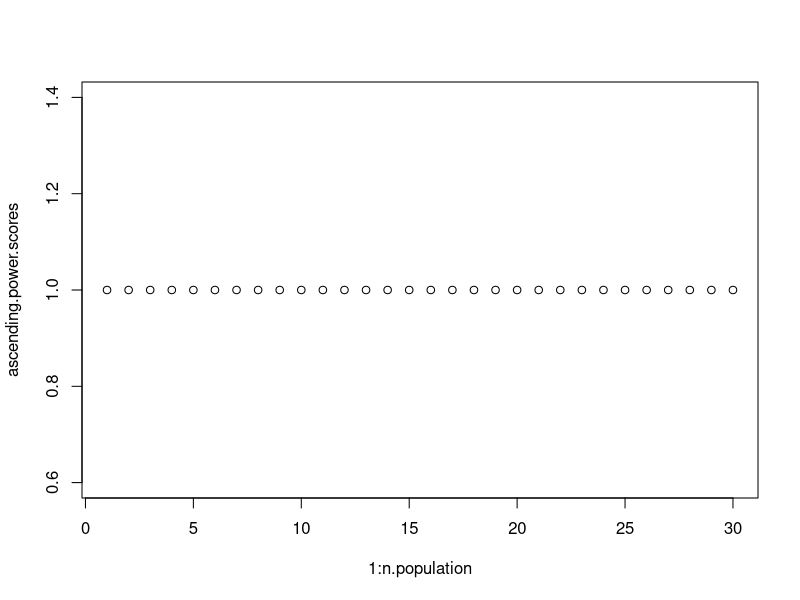
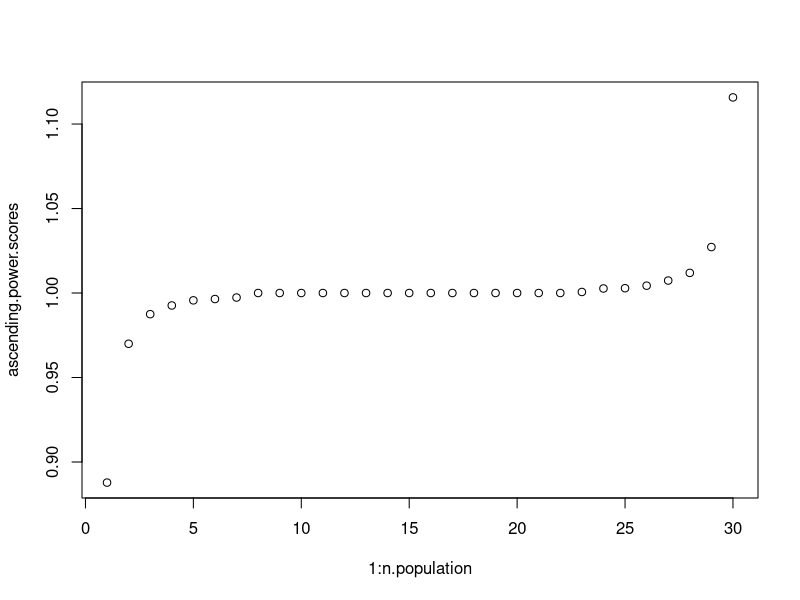
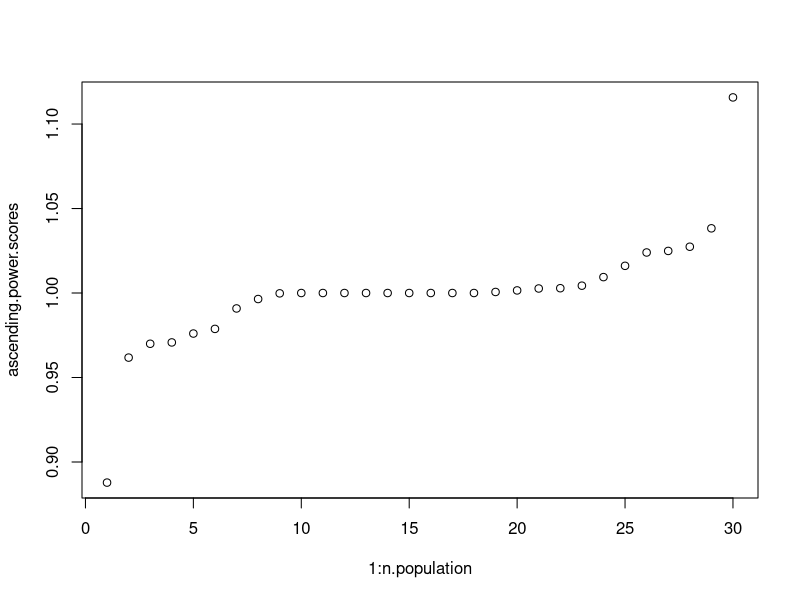
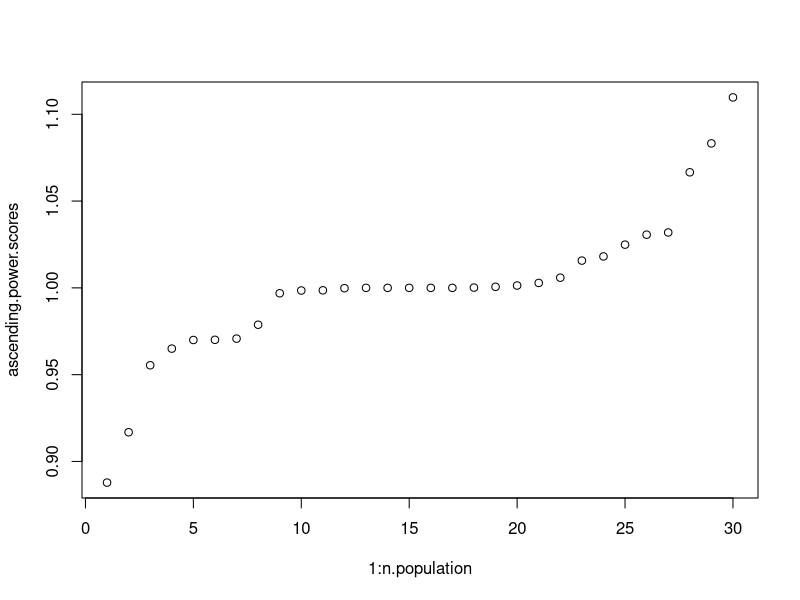
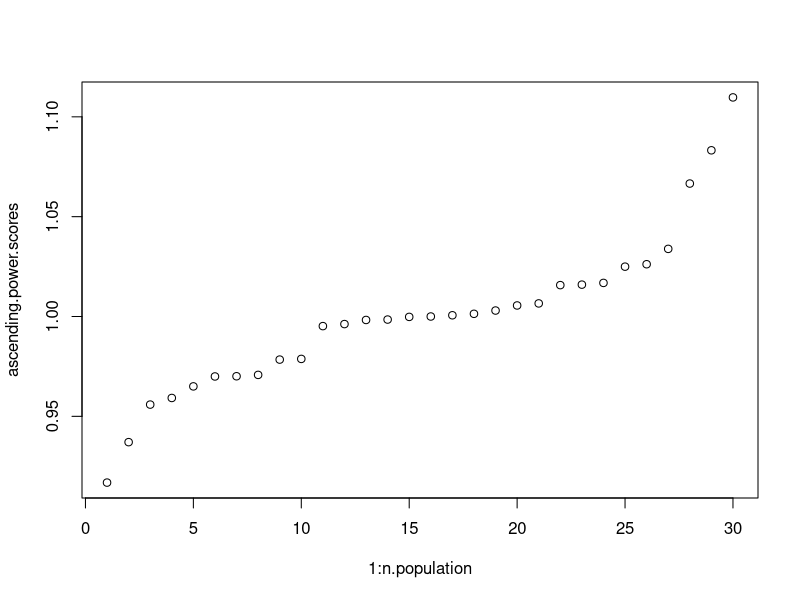
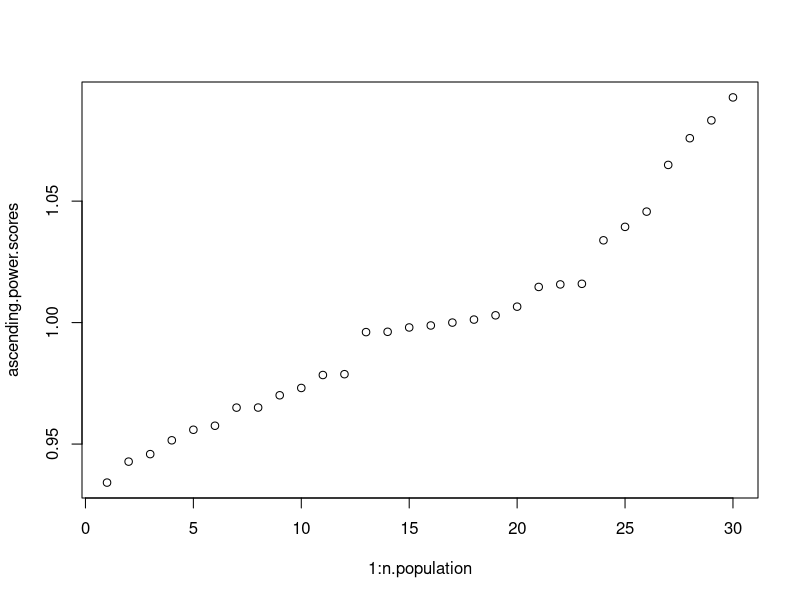
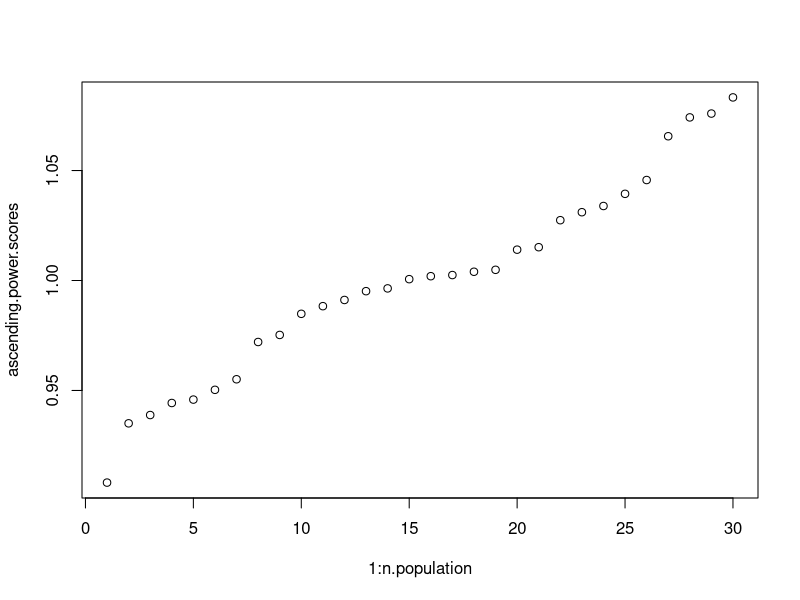
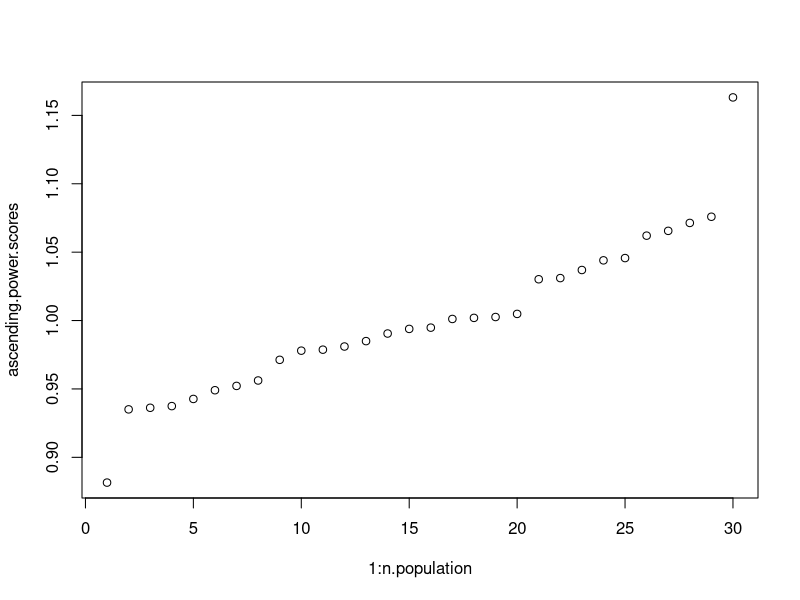

Write R code to recreate these figures, in order.
# this is a simplified version of the radicalization model

library(dplyr)
library(ggplot2)

n.population <- 30  #size of population

prob.success.of.take.sd <- 3 # the standard deviation of the normal curve centered at the difference between two peoples power levels

initial.chance.encounter <- 0.01
initial.take.sd <- 0.01
mutation.sd <- 0.01

selection.cutoff <- 5
mutation.cutoff <- 0.8

power.score.index <- (n.population * 2) + 1

# This function instantiates the origional matrix
initial.population.simple <- function(){
  
  power.vector <- c(rep(1, n.population))
  
  chance.encoutner.vector <- rep(initial.chance.encounter, n.population * n.population)
  
  initial.take.sd.vector <- rep(initial.take.sd, n.population * n.population)
  
  
  return(matrix(c(chance.encoutner.vector, initial.take.sd.vector, power.vector), byrow=F, nrow = n.population))
}

exchange.power.simple <- function(population){
  
  population.vector <- 1:n.population
  
  index.initiated <- c()
  index.initiator <- c()
  exchange.amount <- c()
  
  for(i in 1:n.population){
    
    for(j in population.vector[-i]){
      
      if(runif(1, 0, 1) < population[i,j]){
        
        power.take <- abs(rnorm(1, 0, abs(population[i, (n.population + j)])))
        
        index.initiated <- append(index.initiated, j, after = length(index.initiated))
        index.initiator <- append(index.initiator, i, after = length(index.initiator))
        exchange.amount <- append(exchange.amount, power.take, after = length(exchange.amount))
      }
    }
  }
  return(data.frame(index.initiated, index.initiator, exchange.amount))
}

exchange.response.simple <- function(IED.simple){
  
  if(nrow(IED.simple) > 0){
    
    # response to people trying to take their power
    for(i in 1:length(IED.simple[,1])){
      
      # if a random number from a probablility distribution with mean = (power score of person taking power) - (power score of person being taken from)
      # and sd = prob.success.of.take.sd is greater than 0, (if the initiator is successful)
      if(rnorm(1,((population[IED.simple[i,2], power.score.index]) - (population[IED.simple[i,1], power.score.index])), prob.success.of.take.sd) > 0){
        
        # if the person is trying to take more than the person has, the person being taken from losses all of their power (down to zero)
        if(population[IED.simple[i,1], power.score.index] - IED.simple[i,3] < 0){
          
          population[IED.simple[i,1], power.score.index] <- 0
          population[IED.simple[i,2], power.score.index] <- population[IED.simple[i,2], power.score.index] + population[IED.simple[i,1], power.score.index]
          
        } else {
          
          population[IED.simple[i,1], power.score.index] <- population[IED.simple[i,1], power.score.index] - IED.simple[i,3]
          population[IED.simple[i,2], power.score.index] <- population[IED.simple[i,2], power.score.index] + IED.simple[i,3]
          
        }
        # if the initiator is not successful
      } else {
        
        # if the person tried to take more than they had, the person who failed the attempted take losses all their power
        if(population[IED.simple[i,2], power.score.index] - IED.simple[i,3] < 0){
          
          population[IED.simple[i,1], power.score.index] <- population[IED.simple[i,1], power.score.index] + population[IED.simple[i,2], power.score.index]
          population[IED.simple[i,2], power.score.index] <- 0
          
        } else {
          
          population[IED.simple[i,1], power.score.index] <- population[IED.simple[i,1], power.score.index] + IED.simple[i,3]
          population[IED.simple[i,2], power.score.index] <- population[IED.simple[i,2], power.score.index] - IED.simple[i,3]
          
        }
      }
    }
  }
  return(population)
}
  
genetic.algorithm.simple <- function(population){
  
  
  for(i in 1:n.population){
    # if person i is not above the selection cutoff, the person is regenerated with random perameters between 0 and 1. Their power score stays the same
    if(population[i, power.score.index] < selection.cutoff){
      population[i,] <- c(rep(runif(1, 0, .1), n.population * 2), population[i, power.score.index])
      
      # if person i is not above the mutation cutoff, then all of the persons perameters are mutated slightly
    } else if(population[i, power.score.index] < mutation.cutoff){
      
      for(j in 1:(n.population * 2)){
        population[i,j] <- population[i,j] + rnorm(1, 0, mutation.sd)
      }
    }
  }
  return(population)
}

genetic.algorithm.simple.copy.up <- function(population){
  
  
  power.scores <- population[,power.score.index]
  index.vector <- 1:n.population
  index.by.ascending.power <- c()
  
  for(i in 1:n.population){
    
    index.by.ascending.power <- append(index.by.ascending.power, index.vector[which.min(power.scores)], after = length(index.by.ascending.power))
    index.vector <- index.vector[-(which.min(power.scores))]
    power.scores <- power.scores[-(which.min(power.scores))]
    
  }
  
  for(i in index.by.ascending.power[-n.population]){
    
    index.to.copy <- index.by.ascending.power[which(index.by.ascending.power == i) + 1]
    
    population[i,] <- c(population[index.to.copy, 1] + rnorm(1, 0, mutation.sd), population[index.to.copy, 2] + rnorm(1, 0, mutation.sd), 
                        population[index.to.copy, 3] + rnorm(1, 0, mutation.sd), population[index.to.copy, 4] + rnorm(1, 0, mutation.sd), 
                        population[index.to.copy, 5] + rnorm(1, 0, mutation.sd), population[index.to.copy, 6] + rnorm(1, 0, mutation.sd),
                        population[index.to.copy, 7] + rnorm(1, 0, mutation.sd), population[index.to.copy, 8] + rnorm(1, 0, mutation.sd),
                        population[index.to.copy, 9] + rnorm(1, 0, mutation.sd), population[index.to.copy, 10] + rnorm(1, 0, mutation.sd),
                        population[index.to.copy, 11] + rnorm(1, 0, mutation.sd), population[index.to.copy, 12] + rnorm(1, 0, mutation.sd),
                        population[index.to.copy, 13] + rnorm(1, 0, mutation.sd), population[index.to.copy, 14] + rnorm(1, 0, mutation.sd),
                        population[index.to.copy, 15] + rnorm(1, 0, mutation.sd), population[index.to.copy, 16] + rnorm(1, 0, mutation.sd),
                        population[index.to.copy, 17] + rnorm(1, 0, mutation.sd), population[index.to.copy, 18] + rnorm(1, 0, mutation.sd),
                        population[index.to.copy, 19] + rnorm(1, 0, mutation.sd), population[index.to.copy, 20] + rnorm(1, 0, mutation.sd),
                        population[index.to.copy, 21] + rnorm(1, 0, mutation.sd), population[index.to.copy, 22] + rnorm(1, 0, mutation.sd),
                        population[index.to.copy, 23] + rnorm(1, 0, mutation.sd), population[index.to.copy, 24] + rnorm(1, 0, mutation.sd),
                        population[index.to.copy, 25] + rnorm(1, 0, mutation.sd), population[index.to.copy, 26] + rnorm(1, 0, mutation.sd),
                        population[index.to.copy, 27] + rnorm(1, 0, mutation.sd), population[index.to.copy, 28] + rnorm(1, 0, mutation.sd),
                        population[index.to.copy, 29] + rnorm(1, 0, mutation.sd), population[index.to.copy, 30] + rnorm(1, 0, mutation.sd),
                        population[index.to.copy, 31] + rnorm(1, 0, mutation.sd), population[index.to.copy, 32] + rnorm(1, 0, mutation.sd), 
                        population[index.to.copy, 33] + rnorm(1, 0, mutation.sd), population[index.to.copy, 34] + rnorm(1, 0, mutation.sd), 
                        population[index.to.copy, 35] + rnorm(1, 0, mutation.sd), population[index.to.copy, 36] + rnorm(1, 0, mutation.sd),
                        population[index.to.copy, 37] + rnorm(1, 0, mutation.sd), population[index.to.copy, 38] + rnorm(1, 0, mutation.sd),
                        population[index.to.copy, 39] + rnorm(1, 0, mutation.sd), population[index.to.copy, 40] + rnorm(1, 0, mutation.sd),
                        population[index.to.copy, 41] + rnorm(1, 0, mutation.sd), population[index.to.copy, 42] + rnorm(1, 0, mutation.sd),
                        population[index.to.copy, 43] + rnorm(1, 0, mutation.sd), population[index.to.copy, 44] + rnorm(1, 0, mutation.sd),
                        population[index.to.copy, 45] + rnorm(1, 0, mutation.sd), population[index.to.copy, 46] + rnorm(1, 0, mutation.sd),
                        population[index.to.copy, 47] + rnorm(1, 0, mutation.sd), population[index.to.copy, 48] + rnorm(1, 0, mutation.sd),
                        population[index.to.copy, 49] + rnorm(1, 0, mutation.sd), population[index.to.copy, 50] + rnorm(1, 0, mutation.sd),
                        population[index.to.copy, 51] + rnorm(1, 0, mutation.sd), population[index.to.copy, 52] + rnorm(1, 0, mutation.sd),
                        population[index.to.copy, 53] + rnorm(1, 0, mutation.sd), population[index.to.copy, 54] + rnorm(1, 0, mutation.sd),
                        population[index.to.copy, 55] + rnorm(1, 0, mutation.sd), population[index.to.copy, 56] + rnorm(1, 0, mutation.sd),
                        population[index.to.copy, 57] + rnorm(1, 0, mutation.sd), population[index.to.copy, 58] + rnorm(1, 0, mutation.sd),
                        population[index.to.copy, 59] + rnorm(1, 0, mutation.sd), population[index.to.copy, 60] + rnorm(1, 0, mutation.sd),
                        population[i, power.score.index])
  }
  return(population)
}

run.n.gens.simple.v1 <- function(n){
  
  for(i in 1:n){
    intermediate.exchange.data.simple <- exchange.power.simple(population)
    population <- exchange.response.simple(intermediate.exchange.data.simple)
    population <- genetic.algorithm.simple(population)
  }
  
  return(population)
}

run.n.gens.simple.v2 <- function(n){
  
  for(i in 1:n){
    intermediate.exchange.data.simple <- exchange.power.simple(population)
    population <- exchange.response.simple(intermediate.exchange.data.simple)
    population <- genetic.algorithm.simple.copy.up(population)
  }
  
  return(population)
}

plot.power.by.rank.simple.plot <- function(population){
  
  power.scores <- population[,power.score.index]
  ascending.power.scores <- c()
  
  for(i in 1:n.population){
    
    ascending.power.scores <- append(ascending.power.scores, power.scores[which.min(power.scores)], after = length(ascending.power.scores))
    power.scores <- power.scores[-(which.min(power.scores))]
    
  }
  
  plot(1:n.population, ascending.power.scores)
}

plot.power.by.rank.ggplot2 <- function(population){
  
  power.scores <- population[,power.score.index]
  index.vector <- 1:n.population
  ascending.power.scores <- c()
  index.by.ascending.power <- c()
  
  for(i in 1:n.population){
    
    ascending.power.scores <- append(ascending.power.scores, power.scores[which.min(power.scores)], after = length(ascending.power.scores))
    index.by.ascending.power <- append(index.by.ascending.power, index.vector[which.min(power.scores)], after = length(index.by.ascending.power))
    index.vector <- index.vector[-(which.min(power.scores))]
    power.scores <- power.scores[-(which.min(power.scores))]
    
  }
  
  d <- data.frame(x = 1:n.population, y = ascending.power.scores, names = index.by.ascending.power)
  ggplot(d, aes(x,y)) + geom_text(aes(label=names))
}

plot.power.by.person <- function(population){
  
  plot(1:n.population, population[,power.score.index])
}



population <- initial.population.simple()
plot.power.by.rank.simple.plot(population)

for(i in 1:50){
  population <- run.n.gens.simple.v2(100)
  plot.power.by.rank.simple.plot(population)
}

population <- run.n.gens.simple.v2(100)
plot.power.by.rank.ggplot2(population)
